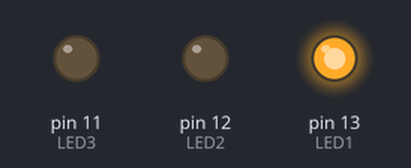
Simulated run of this sketch. Board: Arduino Uno, built with avr-gcc and run on an emulated ATmega328P. On the bench: output pins drawn as LEDs (lit = HIGH).

Above: at 0.3 s.
At 1.16 s:
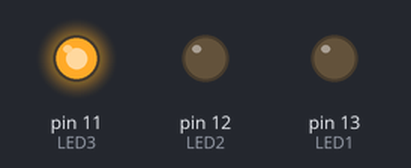
At 1.5 s:
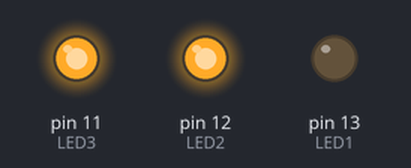
At 1.83 s:
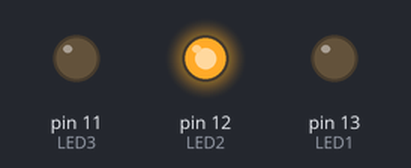
At 2.83 s:
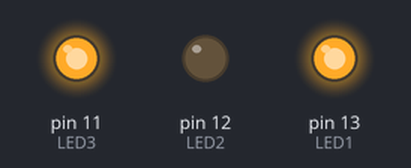
At 4.16 s:
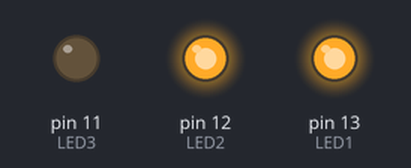
Timing chart, 0 to 4.6 s (numbered marks = the images above):
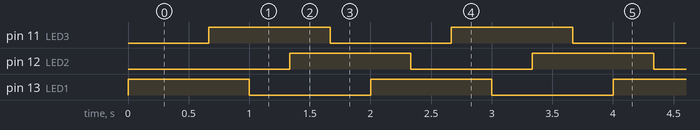

The sketch:

sketch_feb06b.ino
```cpp
  // Blink 3 LEDs
int LED1 = 13;
int LED2 = 12;
int LED3 = 11;

void setup() {
  pinMode(LED1, OUTPUT);
  pinMode(LED2, OUTPUT);
  pinMode(LED3, OUTPUT);
}

void loop() {
  digitalWrite(LED1, HIGH);
  delay(333);
  digitalWrite(LED2, LOW);
  delay(333);
  digitalWrite(LED3, HIGH);
  delay(333);
  digitalWrite(LED1, LOW);
  delay(334);
  digitalWrite(LED2, HIGH);
  delay(334);
  digitalWrite(LED3, LOW);
  delay(334);
}
```

Measured:
- by itself, pin 11 (LED3), pin 12 (LED2), pin 13 (LED1): alternates HIGH for 1.0 s and LOW for 1.0 s
- by itself, everything shown: repeats every 2.0 s, in 6 steps
